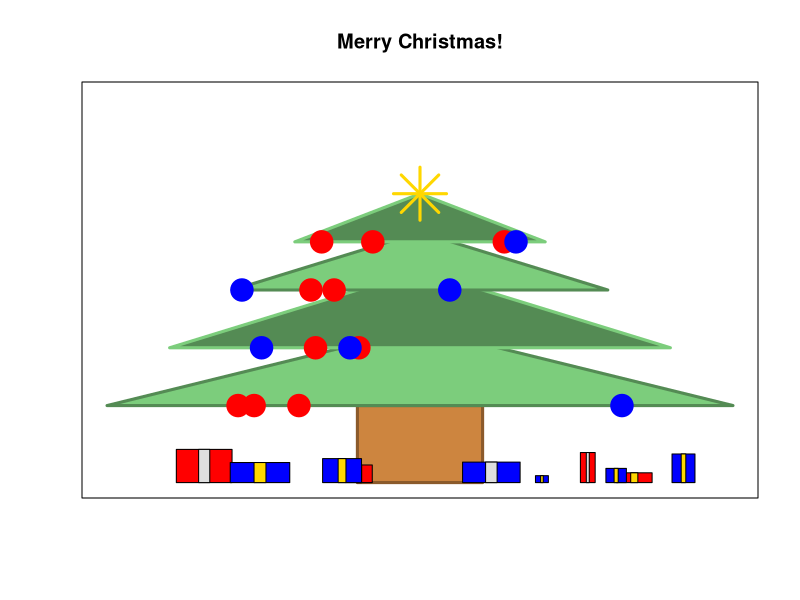

This figure's R source:
# ============================================== #
# This script creates a plot of a Christmas tree.
# ============================================== #

# Make the canvas.
plot(1:10,1:10,xlim=c(-5,5),ylim=c(0,10),type="n",xlab="",ylab="",xaxt="n",yaxt="n")

# Make the branches.
rect(-1,0,1,2,col="tan3",border="tan4",lwd=3)
polygon(c(-5,0,5),c(2,4,2),col="palegreen3",border="palegreen4",lwd=3)
polygon(c(-4,0,4),c(3.5,5.5,3.5),col="palegreen4",border="palegreen3",lwd=3)
polygon(c(-3,0,3),c(5,6.5,5),col="palegreen3",border="palegreen4",lwd=3)
polygon(c(-2,0,2),c(6.25,7.5,6.25),col="palegreen4",border="palegreen3",lwd=3)

#Add some ornaments.
points(x=runif(4,-5,5),y=rep(2,4),col=sample(c("blue","red"),size=4,replace=T),cex=3,pch=19)
points(x=runif(4,-4,4),y=rep(3.5,4),col=sample(c("blue","red"),size=4,replace=T),cex=3,pch=19)
points(x=runif(4,-3,3),y=rep(5,4),col=sample(c("blue","red"),size=4,replace=T),cex=3,pch=19)
points(x=runif(4,-2,2),y=rep(6.25,4),col=sample(c("blue","red"),size=4,replace=T),cex=3,pch=19)
points(0,7.5,pch=8,cex=5,col="gold",lwd=3)

# Add some presents.
xPres = runif(10,-4.5,4.5)
xWidth = runif(10,0.1,0.5)
xHeight=runif(10,0,1)

for(i in 1:10){
	rect(xPres[i]-xWidth[i],0,xPres[i]+xWidth[i],xHeight[i],col=sample(c("blue","red"),size=1))
	rect(xPres[i]-0.2*xWidth[i],0,xPres[i]+0.2*xWidth[i],xHeight[i],col=sample(c("gold","grey87"),size=1))
	}

# Add a title.
title("Merry Christmas!")

# ============ #
# END OF SCRIPT.
# ============ #